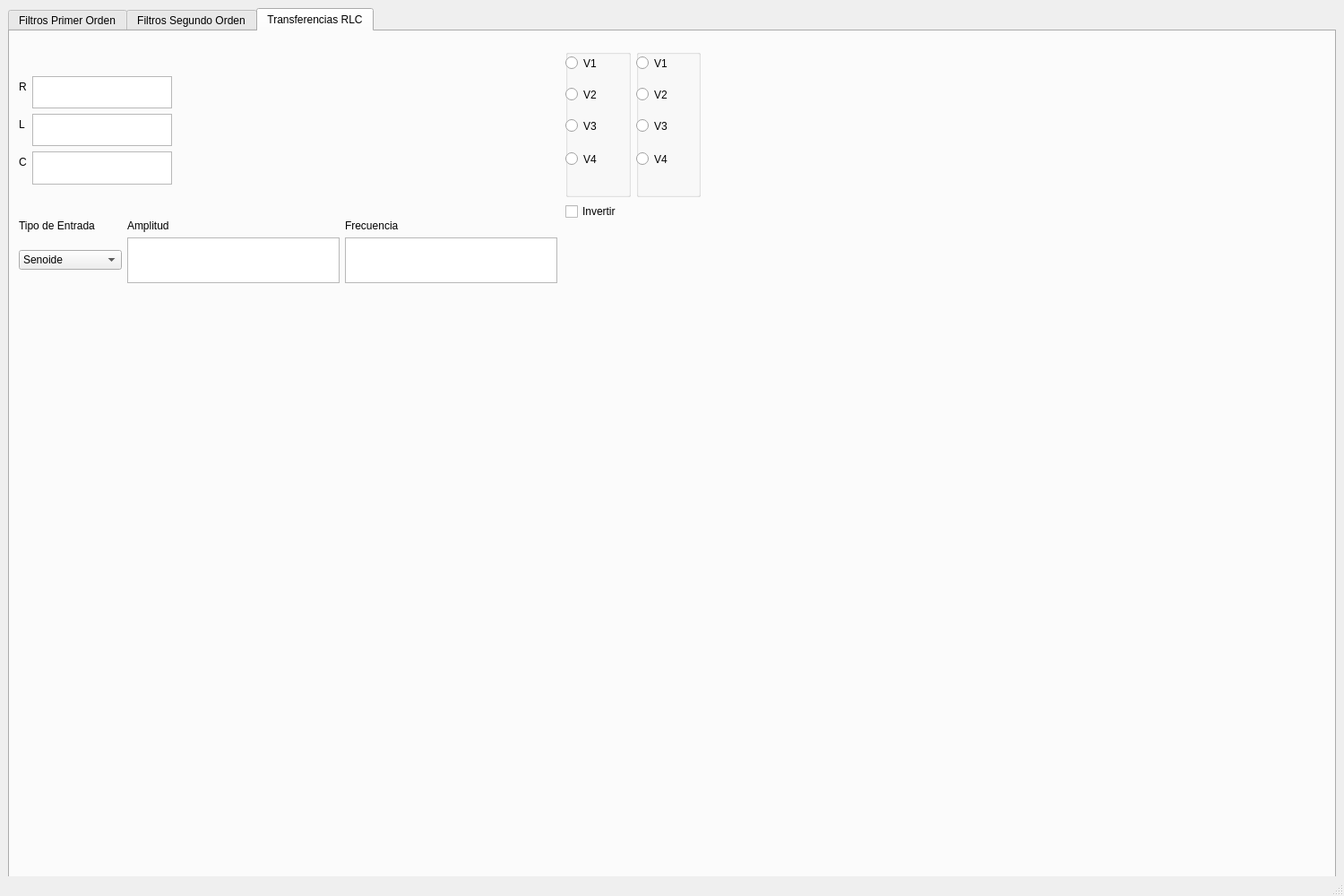
<?xml version="1.0" encoding="UTF-8"?>
<ui version="4.0">
 <class>MainWindow</class>
 <widget class="QMainWindow" name="MainWindow">
  <property name="geometry">
   <rect>
    <x>0</x>
    <y>0</y>
    <width>1500</width>
    <height>1000</height>
   </rect>
  </property>
  <property name="windowTitle">
   <string>MainWindow</string>
  </property>
  <widget class="QWidget" name="centralwidget">
   <widget class="QFrame" name="mainframe">
    <property name="geometry">
     <rect>
      <x>0</x>
      <y>0</y>
      <width>1500</width>
      <height>1000</height>
     </rect>
    </property>
    <layout class="QGridLayout" name="gridLayout">
     <item row="0" column="0">
      <widget class="QTabWidget" name="tabWidget">
       <property name="currentIndex">
        <number>2</number>
       </property>
       <widget class="QWidget" name="tabprimerorden">
        <attribute name="title">
         <string>Filtros Primer Orden</string>
        </attribute>
        <widget class="QWidget" name="verticalLayoutWidget">
         <property name="geometry">
          <rect>
           <x>10</x>
           <y>80</y>
           <width>781</width>
           <height>391</height>
          </rect>
         </property>
         <layout class="QVBoxLayout" name="bodeamplitudelayout_1"/>
        </widget>
        <widget class="QWidget" name="verticalLayoutWidget_2">
         <property name="geometry">
          <rect>
           <x>800</x>
           <y>80</y>
           <width>681</width>
           <height>391</height>
          </rect>
         </property>
         <layout class="QVBoxLayout" name="bodefaselayout_1"/>
        </widget>
        <widget class="QWidget" name="verticalLayoutWidget_3">
         <property name="geometry">
          <rect>
           <x>10</x>
           <y>480</y>
           <width>451</width>
           <height>481</height>
          </rect>
         </property>
         <layout class="QVBoxLayout" name="zeroeslayout_1"/>
        </widget>
        <widget class="QWidget" name="verticalLayoutWidget_4">
         <property name="geometry">
          <rect>
           <x>470</x>
           <y>560</y>
           <width>1011</width>
           <height>401</height>
          </rect>
         </property>
         <layout class="QVBoxLayout" name="outputexcitationlayout_1"/>
        </widget>
        <widget class="QWidget" name="gridLayoutWidget_2">
         <property name="geometry">
          <rect>
           <x>10</x>
           <y>0</y>
           <width>561</width>
           <height>71</height>
          </rect>
         </property>
         <layout class="QGridLayout" name="filtromenulayout_1">
          <item row="0" column="0">
           <widget class="QLabel" name="labeltipofiltro_1">
            <property name="text">
             <string>Tipo de Filtro</string>
            </property>
           </widget>
          </item>
          <item row="0" column="3">
           <widget class="QLabel" name="labelganancia_1">
            <property name="text">
             <string>Ganancia</string>
            </property>
           </widget>
          </item>
          <item row="1" column="3">
           <widget class="QPlainTextEdit" name="editganancia_1"/>
          </item>
          <item row="1" column="2">
           <widget class="QPlainTextEdit" name="editpolo_1"/>
          </item>
          <item row="0" column="2">
           <widget class="QLabel" name="labelpolo_1">
            <property name="text">
             <string>Polo</string>
            </property>
           </widget>
          </item>
          <item row="1" column="1">
           <widget class="QPlainTextEdit" name="editcero_1"/>
          </item>
          <item row="0" column="1">
           <widget class="QLabel" name="labelcero_1">
            <property name="text">
             <string>Cero</string>
            </property>
           </widget>
          </item>
          <item row="1" column="0">
           <widget class="QComboBox" name="filtertype_3">
            <item>
             <property name="text">
              <string>Arbitrario</string>
             </property>
            </item>
            <item>
             <property name="text">
              <string>Pasa Bajos</string>
             </property>
            </item>
            <item>
             <property name="text">
              <string>Pasa Altos</string>
             </property>
            </item>
            <item>
             <property name="text">
              <string>Pasa Todo</string>
             </property>
            </item>
           </widget>
          </item>
         </layout>
        </widget>
        <widget class="QWidget" name="gridLayoutWidget_3">
         <property name="geometry">
          <rect>
           <x>470</x>
           <y>480</y>
           <width>601</width>
           <height>71</height>
          </rect>
         </property>
         <layout class="QGridLayout" name="entradamenulayout_1">
          <item row="2" column="0">
           <widget class="QComboBox" name="entrytype_1">
            <item>
             <property name="text">
              <string>Senoide</string>
             </property>
            </item>
            <item>
             <property name="text">
              <string>Pulso</string>
             </property>
            </item>
            <item>
             <property name="text">
              <string>Pulso periodico</string>
             </property>
            </item>
           </widget>
          </item>
          <item row="1" column="1">
           <widget class="QLabel" name="labelamplitud_1">
            <property name="text">
             <string>Amplitud</string>
            </property>
           </widget>
          </item>
          <item row="2" column="1">
           <widget class="QPlainTextEdit" name="editamplitud_1"/>
          </item>
          <item row="1" column="0">
           <widget class="QLabel" name="labeltipoentrada_1">
            <property name="text">
             <string>Tipo de Entrada</string>
            </property>
           </widget>
          </item>
          <item row="1" column="2">
           <widget class="QLabel" name="labelfrecuencia_1">
            <property name="text">
             <string>Frecuencia</string>
            </property>
           </widget>
          </item>
          <item row="2" column="2">
           <widget class="QPlainTextEdit" name="editfrecuencia_1"/>
          </item>
         </layout>
        </widget>
        <widget class="QWidget" name="verticalLayoutWidget_14">
         <property name="geometry">
          <rect>
           <x>580</x>
           <y>0</y>
           <width>511</width>
           <height>71</height>
          </rect>
         </property>
         <layout class="QVBoxLayout" name="funciontransferencialayout_1"/>
        </widget>
       </widget>
       <widget class="QWidget" name="tabsegundoorden">
        <attribute name="title">
         <string>Filtros Segundo Orden</string>
        </attribute>
        <widget class="QWidget" name="gridLayoutWidget_8">
         <property name="geometry">
          <rect>
           <x>10</x>
           <y>0</y>
           <width>561</width>
           <height>71</height>
          </rect>
         </property>
         <layout class="QGridLayout" name="filtromenulayout_2">
          <item row="0" column="0">
           <widget class="QLabel" name="labeltipofiltro_2">
            <property name="text">
             <string>Tipo de Filtro</string>
            </property>
           </widget>
          </item>
          <item row="0" column="1">
           <widget class="QLabel" name="labelw0_2">
            <property name="text">
             <string>w_0</string>
            </property>
           </widget>
          </item>
          <item row="0" column="2">
           <widget class="QLabel" name="labelxi_2">
            <property name="text">
             <string>xi</string>
            </property>
           </widget>
          </item>
          <item row="0" column="3">
           <widget class="QLabel" name="labelganancia_2">
            <property name="text">
             <string>Ganancia</string>
            </property>
           </widget>
          </item>
          <item row="1" column="0">
           <widget class="QComboBox" name="filtertype_2">
            <item>
             <property name="text">
              <string>Arbitrario</string>
             </property>
            </item>
            <item>
             <property name="text">
              <string>Pasa Bajos</string>
             </property>
            </item>
            <item>
             <property name="text">
              <string>Pasa Altos</string>
             </property>
            </item>
            <item>
             <property name="text">
              <string>Pasa Todo</string>
             </property>
            </item>
            <item>
             <property name="text">
              <string>Pasa Banda</string>
             </property>
            </item>
            <item>
             <property name="text">
              <string>Notch</string>
             </property>
            </item>
           </widget>
          </item>
          <item row="1" column="1">
           <widget class="QPlainTextEdit" name="editw0_2"/>
          </item>
          <item row="1" column="2">
           <widget class="QPlainTextEdit" name="editxi_2"/>
          </item>
          <item row="1" column="3">
           <widget class="QPlainTextEdit" name="editganancia_2"/>
          </item>
         </layout>
        </widget>
        <widget class="QWidget" name="verticalLayoutWidget_15">
         <property name="geometry">
          <rect>
           <x>580</x>
           <y>0</y>
           <width>511</width>
           <height>71</height>
          </rect>
         </property>
         <layout class="QVBoxLayout" name="funciontransferencialayout_2"/>
        </widget>
        <widget class="QWidget" name="verticalLayoutWidget_5">
         <property name="geometry">
          <rect>
           <x>10</x>
           <y>80</y>
           <width>781</width>
           <height>391</height>
          </rect>
         </property>
         <layout class="QVBoxLayout" name="bodeamplitudelayout_2"/>
        </widget>
        <widget class="QWidget" name="verticalLayoutWidget_6">
         <property name="geometry">
          <rect>
           <x>800</x>
           <y>80</y>
           <width>681</width>
           <height>391</height>
          </rect>
         </property>
         <layout class="QVBoxLayout" name="bodefaselayout_2"/>
        </widget>
        <widget class="QWidget" name="verticalLayoutWidget_7">
         <property name="geometry">
          <rect>
           <x>10</x>
           <y>480</y>
           <width>451</width>
           <height>481</height>
          </rect>
         </property>
         <layout class="QVBoxLayout" name="zeroeslayout_2"/>
        </widget>
        <widget class="QWidget" name="verticalLayoutWidget_8">
         <property name="geometry">
          <rect>
           <x>470</x>
           <y>560</y>
           <width>1011</width>
           <height>401</height>
          </rect>
         </property>
         <layout class="QVBoxLayout" name="outputexcitationlayout_2"/>
        </widget>
        <widget class="QWidget" name="gridLayoutWidget_4">
         <property name="geometry">
          <rect>
           <x>470</x>
           <y>480</y>
           <width>601</width>
           <height>71</height>
          </rect>
         </property>
         <layout class="QGridLayout" name="entradamenulayout_2">
          <item row="1" column="0">
           <widget class="QLabel" name="labeltipoentrada_2">
            <property name="text">
             <string>Tipo de Entrada</string>
            </property>
           </widget>
          </item>
          <item row="2" column="0">
           <widget class="QComboBox" name="entrytype_2">
            <item>
             <property name="text">
              <string>Senoide</string>
             </property>
            </item>
            <item>
             <property name="text">
              <string>Pulso</string>
             </property>
            </item>
            <item>
             <property name="text">
              <string>Pulso periodico</string>
             </property>
            </item>
           </widget>
          </item>
          <item row="1" column="1">
           <widget class="QLabel" name="labelamplitud_2">
            <property name="text">
             <string>Amplitud</string>
            </property>
           </widget>
          </item>
          <item row="2" column="1">
           <widget class="QPlainTextEdit" name="editamplitud_2"/>
          </item>
          <item row="1" column="2">
           <widget class="QLabel" name="labelfrecuencia_2">
            <property name="text">
             <string>Frecuencia</string>
            </property>
           </widget>
          </item>
          <item row="2" column="2">
           <widget class="QPlainTextEdit" name="editfrecuencia_2"/>
          </item>
         </layout>
        </widget>
       </widget>
       <widget class="QWidget" name="tabrlc">
        <attribute name="title">
         <string>Transferencias RLC</string>
        </attribute>
        <widget class="QLabel" name="imagen_rlc">
         <property name="geometry">
          <rect>
           <x>190</x>
           <y>10</y>
           <width>421</width>
           <height>191</height>
          </rect>
         </property>
         <property name="text">
          <string/>
         </property>
         <property name="pixmap">
          <pixmap>Electro.png</pixmap>
         </property>
         <property name="scaledContents">
          <bool>true</bool>
         </property>
        </widget>
        <widget class="QWidget" name="verticalLayoutWidget_9">
         <property name="geometry">
          <rect>
           <x>1130</x>
           <y>10</y>
           <width>351</width>
           <height>101</height>
          </rect>
         </property>
         <layout class="QVBoxLayout" name="funciontransferencia_rlc"/>
        </widget>
        <widget class="QWidget" name="verticalLayoutWidget_10">
         <property name="geometry">
          <rect>
           <x>10</x>
           <y>290</y>
           <width>1471</width>
           <height>221</height>
          </rect>
         </property>
         <layout class="QVBoxLayout" name="outputlayout_rlc"/>
        </widget>
        <widget class="QWidget" name="verticalLayoutWidget_11">
         <property name="geometry">
          <rect>
           <x>10</x>
           <y>520</y>
           <width>741</width>
           <height>441</height>
          </rect>
         </property>
         <layout class="QVBoxLayout" name="bodeamplitudelayout_rlc"/>
        </widget>
        <widget class="QWidget" name="verticalLayoutWidget_12">
         <property name="geometry">
          <rect>
           <x>760</x>
           <y>520</y>
           <width>721</width>
           <height>441</height>
          </rect>
         </property>
         <layout class="QVBoxLayout" name="bodefaselayout_rlc"/>
        </widget>
        <widget class="QWidget" name="formLayoutWidget">
         <property name="geometry">
          <rect>
           <x>10</x>
           <y>50</y>
           <width>171</width>
           <height>121</height>
          </rect>
         </property>
         <layout class="QFormLayout" name="menu_rlc">
          <item row="0" column="0">
           <widget class="QLabel" name="r_label">
            <property name="text">
             <string>R</string>
            </property>
           </widget>
          </item>
          <item row="0" column="1">
           <widget class="QPlainTextEdit" name="edit_r"/>
          </item>
          <item row="1" column="0">
           <widget class="QLabel" name="l_label">
            <property name="text">
             <string>L</string>
            </property>
           </widget>
          </item>
          <item row="1" column="1">
           <widget class="QPlainTextEdit" name="edit_l"/>
          </item>
          <item row="2" column="0">
           <widget class="QLabel" name="c_label">
            <property name="text">
             <string>C</string>
            </property>
           </widget>
          </item>
          <item row="2" column="1">
           <widget class="QPlainTextEdit" name="edit_c"/>
          </item>
         </layout>
        </widget>
        <widget class="QWidget" name="gridLayoutWidget_7">
         <property name="geometry">
          <rect>
           <x>620</x>
           <y>20</y>
           <width>151</width>
           <height>191</height>
          </rect>
         </property>
         <layout class="QGridLayout" name="potencialeslayout_rlc">
          <item row="1" column="0" colspan="2">
           <widget class="QCheckBox" name="invertcheck">
            <property name="layoutDirection">
             <enum>Qt::LeftToRight</enum>
            </property>
            <property name="text">
             <string>Invertir</string>
            </property>
           </widget>
          </item>
          <item row="0" column="0">
           <widget class="QGroupBox" name="V_a">
            <property name="title">
             <string/>
            </property>
            <widget class="QRadioButton" name="vbutton_2a">
             <property name="geometry">
              <rect>
               <x>0</x>
               <y>30</y>
               <width>71</width>
               <height>41</height>
              </rect>
             </property>
             <property name="text">
              <string>V2</string>
             </property>
            </widget>
            <widget class="QRadioButton" name="vbutton_3a">
             <property name="geometry">
              <rect>
               <x>0</x>
               <y>70</y>
               <width>71</width>
               <height>31</height>
              </rect>
             </property>
             <property name="text">
              <string>V3</string>
             </property>
            </widget>
            <widget class="QRadioButton" name="vbutton_4a">
             <property name="geometry">
              <rect>
               <x>0</x>
               <y>107</y>
               <width>71</width>
               <height>31</height>
              </rect>
             </property>
             <property name="text">
              <string>V4</string>
             </property>
            </widget>
            <widget class="QRadioButton" name="vbutton_1a">
             <property name="geometry">
              <rect>
               <x>0</x>
               <y>0</y>
               <width>71</width>
               <height>31</height>
              </rect>
             </property>
             <property name="text">
              <string>V1</string>
             </property>
            </widget>
           </widget>
          </item>
          <item row="0" column="1">
           <widget class="QGroupBox" name="V_b">
            <property name="title">
             <string/>
            </property>
            <widget class="QRadioButton" name="vbutton_2b">
             <property name="geometry">
              <rect>
               <x>0</x>
               <y>30</y>
               <width>71</width>
               <height>41</height>
              </rect>
             </property>
             <property name="text">
              <string>V2</string>
             </property>
            </widget>
            <widget class="QRadioButton" name="vbutton_3b">
             <property name="geometry">
              <rect>
               <x>0</x>
               <y>70</y>
               <width>71</width>
               <height>31</height>
              </rect>
             </property>
             <property name="text">
              <string>V3</string>
             </property>
            </widget>
            <widget class="QRadioButton" name="vbutton_4b">
             <property name="geometry">
              <rect>
               <x>0</x>
               <y>107</y>
               <width>71</width>
               <height>31</height>
              </rect>
             </property>
             <property name="text">
              <string>V4</string>
             </property>
            </widget>
            <widget class="QRadioButton" name="vbutton_1b">
             <property name="geometry">
              <rect>
               <x>0</x>
               <y>0</y>
               <width>71</width>
               <height>31</height>
              </rect>
             </property>
             <property name="text">
              <string>V1</string>
             </property>
            </widget>
           </widget>
          </item>
         </layout>
        </widget>
        <widget class="QWidget" name="gridLayoutWidget_5">
         <property name="geometry">
          <rect>
           <x>10</x>
           <y>210</y>
           <width>601</width>
           <height>71</height>
          </rect>
         </property>
         <layout class="QGridLayout" name="entradamenulayout_3">
          <item row="2" column="0">
           <widget class="QComboBox" name="entrytype_rlc">
            <item>
             <property name="text">
              <string>Senoide</string>
             </property>
            </item>
            <item>
             <property name="text">
              <string>Pulso</string>
             </property>
            </item>
            <item>
             <property name="text">
              <string>Pulso periodico</string>
             </property>
            </item>
           </widget>
          </item>
          <item row="2" column="1">
           <widget class="QPlainTextEdit" name="editamplitud_rlc"/>
          </item>
          <item row="1" column="1">
           <widget class="QLabel" name="labelamplitud_rlc">
            <property name="text">
             <string>Amplitud</string>
            </property>
           </widget>
          </item>
          <item row="2" column="2">
           <widget class="QPlainTextEdit" name="editfrecuencia_rlc"/>
          </item>
          <item row="1" column="0">
           <widget class="QLabel" name="labeltipoentrada_rlc">
            <property name="text">
             <string>Tipo de Entrada</string>
            </property>
           </widget>
          </item>
          <item row="1" column="2">
           <widget class="QLabel" name="labelfrecuencia_rlc">
            <property name="text">
             <string>Frecuencia</string>
            </property>
           </widget>
          </item>
         </layout>
        </widget>
       </widget>
      </widget>
     </item>
    </layout>
   </widget>
  </widget>
  <widget class="QStatusBar" name="statusbar"/>
 </widget>
 <resources/>
 <connections/>
</ui>
